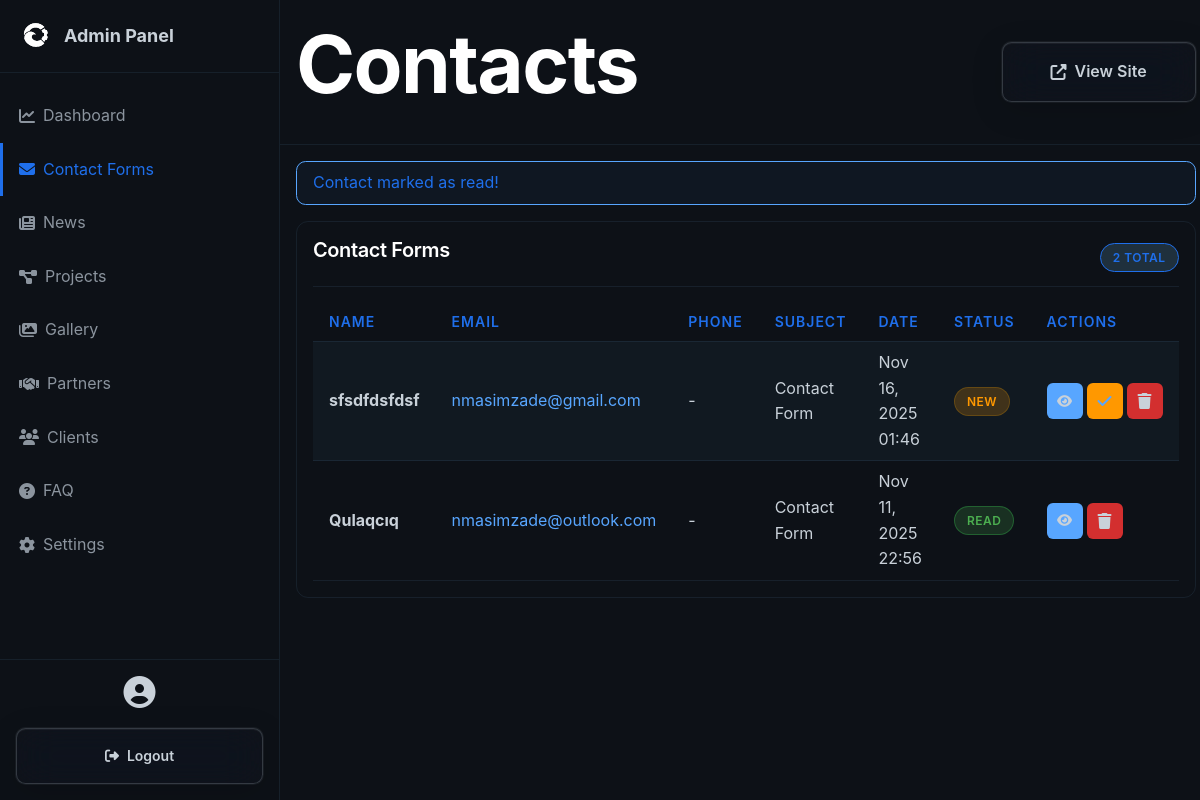
The app's page /admin/contacts.php?marked=1 (signed in) with its own data.
### tables this page shows
CREATE TABLE contacts (
                id INTEGER PRIMARY KEY AUTOINCREMENT,
                name TEXT NOT NULL,
                email TEXT NOT NULL,
                phone TEXT,
                subject TEXT,
                message TEXT NOT NULL,
                created_at DATETIME DEFAULT CURRENT_TIMESTAMP,
                is_read INTEGER DEFAULT 0
            );

### admin/contacts.php (the view, shortened to what this page needs)
<?php
require_once 'header.php';
$db = Database::getInstance()->getConnection();
$stmt = $db->query("SELECT * FROM contacts ORDER BY created_at DESC");
$contacts = $stmt->fetchAll();
?>
<?php if (isset($_GET['marked'])): ?>
    <div class="alert alert-success">Contact marked as read!</div>
<?php endif; ?>
<div class="admin-card">
    <div class="admin-card-header">
        <h3 class="admin-card-title">Contact Forms</h3>
        <div>
            <span class="badge badge-info"><?php echo count($contacts); ?> Total</span>
        </div>
    </div>
    <?php if (count($contacts) > 0): ?>
    <table class="admin-table">
        <thead>
            <tr>
                <th>Name</th>
                <th>Email</th>
                <th>Phone</th>
                <th>Subject</th>
                <th>Date</th>
                <th>Status</th>
                <th>Actions</th>
            </tr>
        </thead>
        <tbody>
            <?php foreach ($contacts as $contact): ?>
            <tr style="<?php echo !$contact['is_read'] ? 'background: rgba(107, 168, 214, 0.05);' : ''; ?>">
                <td><strong><?php echo htmlspecialchars($contact['name']); ?></strong></td>
                <td><a href="mailto:<?php echo $contact['email']; ?>"><?php echo htmlspecialchars($contact['email']); ?></a></td>
                <td><?php echo htmlspecialchars($contact['phone'] ?: '-'); ?></td>
                <td><?php echo htmlspecialchars($contact['subject']); ?></td>
                <td><?php echo date('M j, Y H:i', strtotime($contact['created_at'])); ?></td>
                <td>
                    <?php if ($contact['is_read']): ?>
                        <span class="badge badge-success">Read</span>
                    <?php else: ?>
                        <span class="badge badge-warning">New</span>
                    <?php endif; ?>
                </td>
                <td>
                    <div class="action-buttons">
                        <button class="btn-icon btn-edit" onclick="viewMessage(<?php echo $contact['id']; ?>, <?php echo htmlspecialchars(json_encode($contact)); ?>)">
                            <i class="fas fa-eye"></i>
                        </button>
                        <?php if (!$contact['is_read']): ?>
                        <a href="?mark_read=<?php echo $contact['id']; ?>" class="btn-icon" style="background: #ff9800;">
                            <i class="fas fa-check"></i>
                        </a>
                        <?php endif; ?>
                        <a href="?delete=<?php echo $contact['id']; ?>" class="btn-icon btn-delete" data-action="delete">
                            <i class="fas fa-trash"></i>
                        </a>
                    </div>
                </td>
            </tr>
            <?php endforeach; ?>
        </tbody>
    </table>
    <?php endif; ?>
</div>
<?php require_once 'footer.php'; ?>

### assets/css/style.css (style rules this page uses)
*, *::before, *::after { box-sizing: border-box; margin: 0; padding: 0; }
html { scroll-behavior: smooth; scroll-padding-top: 80px; }
* { transition: color var(--transition-normal), background-color var(--transition-normal), border-color var(--transition-normal), box-shadow var(--transition-normal), transform var(--transition-normal), opacity var(--transition-normal); }
button, a, .btn, .card, .nav-item, [role="button"] { transition: color var(--transition-fast), background-color var(--transition-fast), border-color var(--transition-fast), box-shadow var(--transition-fast), transform var(--transition-fast), opacity var(--transition-fast), filter var(--transition-fast); }
:root { --bg-primary: #0d1117; --bg-secondary: #161b22; --bg-tertiary: #21262d; --bg-overlay: rgba(13, 17, 23, 0.95); --color-primary: #58a6ff; --color-primary-hover: #79c0ff; --color-secondary: #1f6feb; --color-accent: #39d353; --color-accent-secondary: #56d364; --text-primary: #c9d1d9; --text-secondary: #8b949e; --text-muted: #6e7681; --text-white: #ffffff; --border-primary: #30363d; --border-secondary: #21262d; --border-muted: #161b22; --gradient-brand: linear-gradient(135deg, #58a6ff 0%, #1f6feb 100%); --gradient-success: linear-gradient(135deg, #56d364 0%, #39d353 100%); --gradient-purple: linear-gradient(135deg, #bc8cff 0%, #7c3aed 100%); --glow-primary: 0 0 40px rgba(88, 166, 255, 0.3); --glow-accent: 0 0 40px rgba(56, 211, 83, 0.3); --glow-purple: 0 0 40px rgba(188, 140, 255, 0.3); --spacing-xs: 0.25rem; --spacing-sm: 0.5rem; --spacing-md: 1rem; --spacing-lg: 1.5rem; --spacing-xl: 2rem; --spacing-2xl: 3rem; --spacing-3xl: 4rem; --spacing-4xl: 6rem; --spacing-5xl: 6.5rem; --radius-sm: 0.375rem; --radius-md: 0.6rem; --radius-lg: 0.75rem; --radius-xl: 0.8rem; --radius-2xl: 1rem; --shadow-sm: 0 1px 3px rgba(0, 0, 0, 0.5); --shadow-md: 0 4px 12px rgba(0, 0, 0, 0.4); --shadow-lg: 0 10px 30px rgba(0, 0, 0, 0.5); --shadow-xl: 0 20px 60px rgba(0, 0, 0, 0.6); --transition-fast: 150ms cubic-bezier(0.4, 0, 0.2, 1); --transition-normal: 200ms cubic-bezier(0.4, 0, 0.2, 1); --transition-slow: 300ms cubic-bezier(0.4, 0, 0.2, 1); }
* { margin: 0; padding: 0; box-sizing: border-box; }
html { scroll-behavior: smooth; font-size: 16px; width: 100%; max-width: 100vw; overflow-x: hidden; }
body { font-family: "SF Pro Display", -apple-system, BlinkMacSystemFont, "Segoe UI", "Noto Sans", Helvetica, Arial, sans-serif; background-color: var(--bg-primary); color: var(--text-primary); line-height: 1.6; overflow-x: hidden; width: 100%; max-width: 100vw; -webkit-font-smoothing: antialiased; -moz-osx-font-smoothing: grayscale; }
h1, h2, h3, h4, h5, h6 { font-weight: 600; line-height: 1.2; color: var(--text-white); margin-bottom: var(--spacing-md); letter-spacing: -0.02em; }
h3 { font-size: clamp(1.5rem, 4vw, 2.5rem); }
a { color: var(--color-primary); text-decoration: none; transition: color var(--transition-fast); }
.alert { padding: var(--spacing-lg); border-radius: var(--radius-md); margin-bottom: var(--spacing-lg); border: 1px solid; }
.alert-success { background: rgba(56, 211, 83, 0.1); color: var(--color-accent); border-color: rgba(56, 211, 83, 0.3); }
.badge { display: inline-block; padding: var(--spacing-xs) var(--spacing-md); border-radius: var(--radius-md); font-size: 0.75rem; font-weight: 600; text-transform: uppercase; letter-spacing: 0.5px; border: 1px solid; }
.badge-success { background: rgba(56, 211, 83, 0.1); color: var(--color-accent); border-color: rgba(56, 211, 83, 0.3); }
.badge-warning { background: rgba(187, 128, 9, 0.1); color: #d29922; border-color: rgba(187, 128, 9, 0.3); }

### records on screen
contacts: name "sfsdfdsfdsf", email "nmasimzade@gmail.com", phone "-", subject "Contact Form", created_at "Nov 16, 2025 01:46", is_read "NEW"
contacts: name "Qulaqcıq", email "nmasimzade@outlook.com", phone "-", subject "Contact Form", created_at "Nov 11, 2025 22:56", is_read "READ"

### other values on screen
str_replace('-', ' ', $current_page) "Contacts"
count($contacts) "2"
